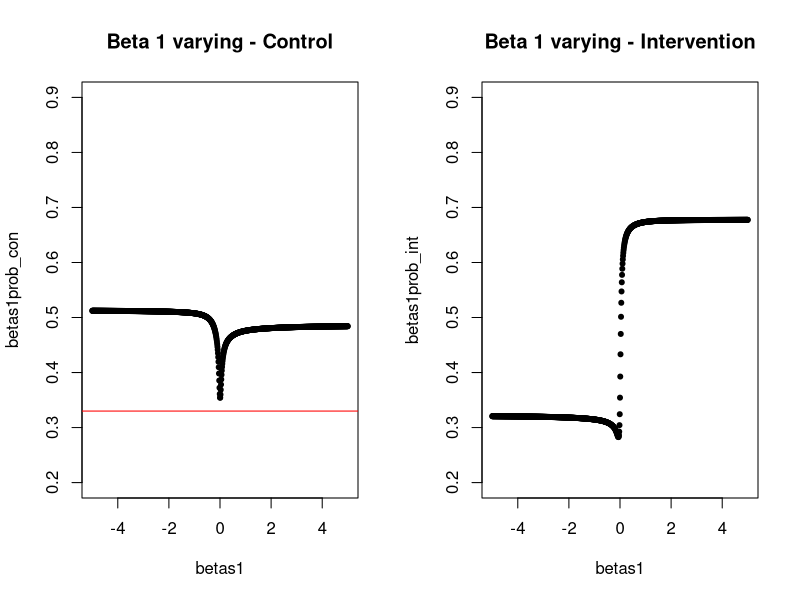
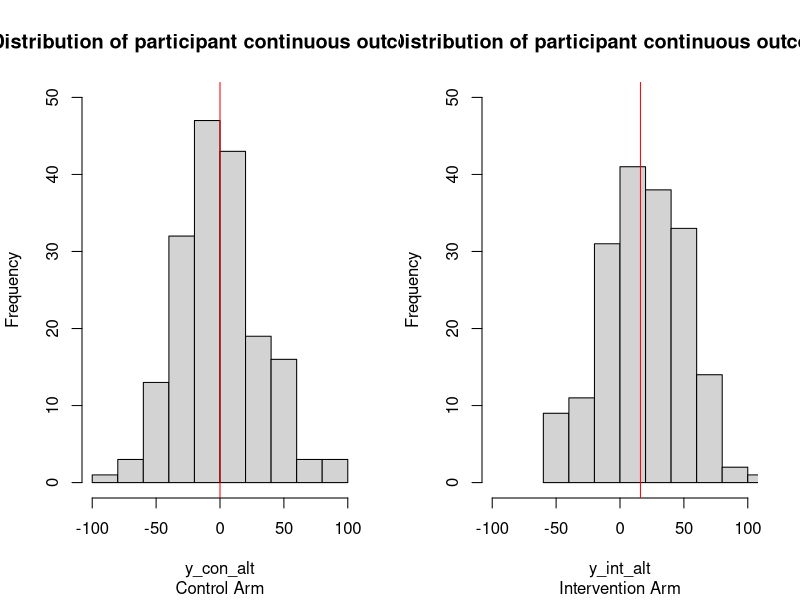
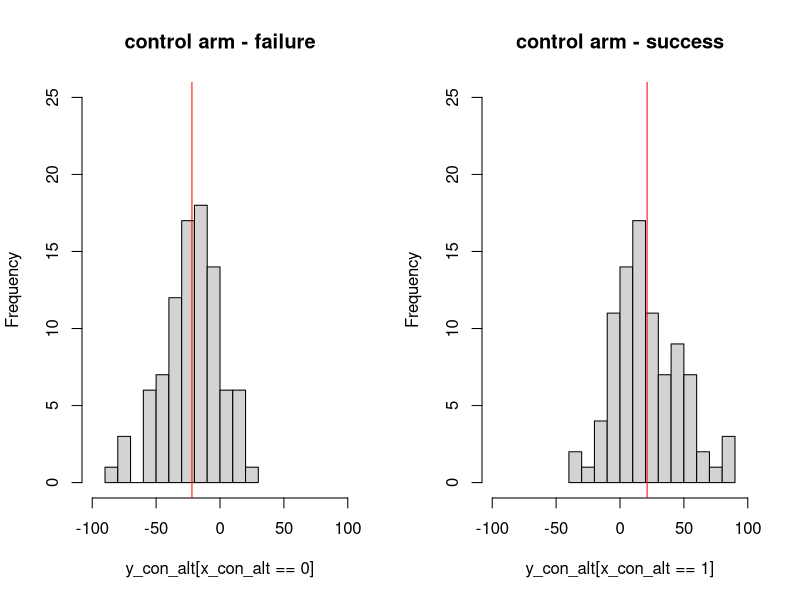
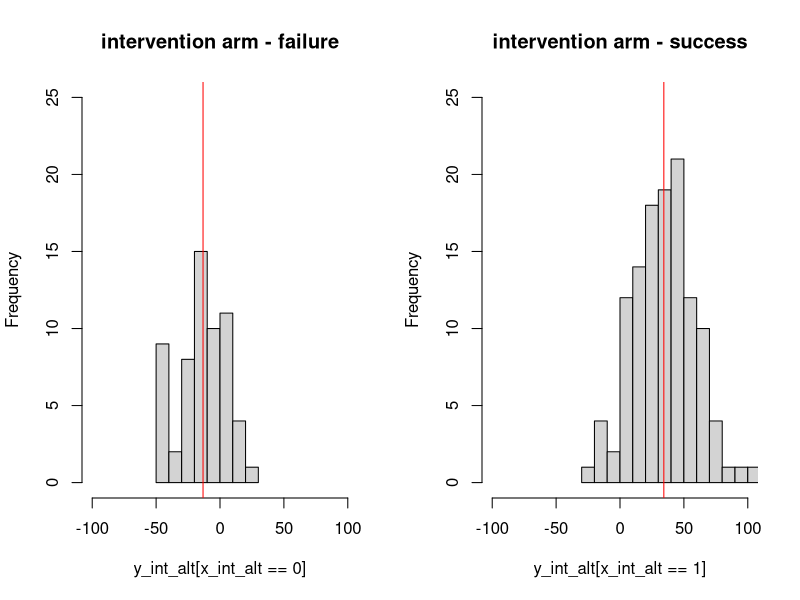

The R script that drew these images, in order: (Note: this script raises an error after producing the figures.)
########### STEP 1: Parameter Estimation ###########

## Aiming to describe a model with the correct marginal distributions to generate data with
# the correct distribution parameters as described in the MODULATE trial protocol.

## Binary endpoint parameters:
# Trial powered to detect an absolute difference of 17%:
# Control group success probability of 33%:
true_prob_con <- 0.33
# Intervention group success probability of 50%:
true_prob_int <- 0.50


## Continuous endpoint parameters:
# Trial powered to detect a 16-point difference.
# Assumed standard deviation of 32.
y_con <- rnorm(180, 0, 32)
y_int <- rnorm(180, 16, 32)


## Binary data generated from the continuous outcomes through logistic regression:
# X: binary responses.
# Y: continuous responses.
# logit(P(X = 1)) = beta0 + beta1 * Y

## Margin of error allowed:
margin <- 0.15


## Function to calculate the success probability for some given normally distribtued data:
Binomial_Probability <- function(betas, Y) {
  
  # probability = logistic(beta0 + beta1 * Y):
  prob <- exp(betas[1] + betas[2] * Y) / (1 + exp(betas[1] + betas[2] * Y))
  
  # return success probability:
  return(mean(prob))
}


## Function to find optimal beta pairs from given constraints:
# Need data simulated from the control and intervention groups.
Beta_Find <- function(df, Y_Control, Y_Intervention) {
  
  # calculate the probability in each arm for the pair of betas:
  prob_control <- apply(df, 1, Binomial_Probability, Y = Y_Control)
  prob_intervention <- apply(df, 1, Binomial_Probability, Y = Y_Intervention)
  
  # determine which beta pairs give required binomial probabilities:
  acceptable_pairs <- which((prob_control > (true_prob_con - margin) & prob_control < (true_prob_con + margin)) 
                      & (prob_intervention > (true_prob_int - margin) & prob_intervention < (true_prob_int + margin)))
                      
  # determine which beta pairs give required acceptable difference:
  acceptable_difference <- which( abs(prob_intervention - prob_control) < 0.19 & (prob_intervention - prob_control) > 0.13)
  
  # acceptable beta pairs stored:
  acceptable_pairs_betas <- df[acceptable_pairs, ]
  
  # acceptable beta differences stored:
  acceptable_difference_betas <- df[acceptable_difference, ]
  
  # For the given grid of betas, do any result in the correct specified probability (within a pre-determined margin of error):
  if (length(acceptable_pairs) == 0) {
    
    print("No pairs of betas give the required probabilites")
    
    
  } else {
    
    print(acceptable_pairs_betas)
  } 
  
  if (length(acceptable_difference) == 0) {
    
    print("No pairs of betas give the correct difference in probabilities.")
    
  } else {
    
    print(acceptable_difference_betas)
  }
  
}




## From graphical investigation, an appropriate range of beta values to search between
# is from -5 to 5.
beta0 <- seq(-5, 5, 0.1)
beta1 <- seq(-5, 5, 0.1)

# Create a dataframe of beta pairs:
df <- cbind(beta0, beta1)

# Run search of betas to find optimal pairs:
Beta_Find(df, y_con, y_int)

## No pairs of betas give the correct probabilities of success in both arms.
# However, beta0 = beta1 = 0.1 does give the correct required difference of 17% between the control and intervention.
# Under this model, the probabilities are:
# Control group success probability of 50%.
# Intervention group success probability of 67%.


## WHY DOES THIS HAPPEN?
# Defining improvement in the continuous outcome as a decrease of 16 points, the beta values of beta0 = -0.1 = beta1
#give the correct probabilities. However, this assumes increasing the probability of success at stage 1 reduces the 
#mean outcome at stage 2 which is the opposite relationship of interest and so a model which gives the correct 
#characteristics as defined in the MODULATE protocol cannot be found.
# Instead, the absolute difference required to be observed of 17% is assumed and beta parameters are estimated at 
#beta0 = 0.1 = beta1 and new assumptions of a success probability of 50% in the control and 67% in the intervention is
#assumed.


# What betas satisfy a 33% control arm and 50% intervention arm under no dependence? (CHECK THIS)
df <- cbind(beta0, rep(0, length(beta0)))
Beta_Find(df, y_con, y_int)

# If the two stages had completely independent endpoints, we would expect beta1 = 0. In this scenario, beta0 values of
#-0.6:-0.1 (in 0.1 incriments) all give the required control value. When there is an effect observed, we would vary the
#value of beta1. Assuming a beta0 value of -0.1, the below plot shows how the intervention and control probabilities behave
#as beta1 varies:



## Vary beta1:
betas1 <- seq(-5, 5, 0.01)

betas1prob_con <- numeric(length(betas1))
betas1prob_int <- numeric(length(betas1))

## Need to define normally distributed data to generate binomial probabilities from.
# Generated under the alternate hypothesis of a 16-point difference:
y_con <- rnorm(1000, 0, 32)
y_int <- rnorm(1000, 16, 32)


## Calculating control and intervention probability as beta 1 varies with beta0 set at -0.1:
for (i in 1:length(betas1)) {
  
  #Calculate the probabilities generated:
  betas1prob_con[i] <- Binomial_Probability(c(-0.6, betas1[i]), y_con)
  betas1prob_int[i] <- Binomial_Probability(c(-0.6, betas1[i]), y_int)
  
}

## Graphs observing how the probabilities behave as the beta parameters are altered:

par(mfrow = c(1, 2))
plot(betas1, betas1prob_con, ylim = c(0.2, 0.9), pch = 20, main = "Beta 1 varying - Control")
abline(h = 0.33, col = "red")
plot(betas1, betas1prob_int, ylim = c(0.2, 0.9), pch = 20, main = "Beta 1 varying - Intervention")





#STUCK!




########### STEP 2: Data Generation ############
beta0 <- 0.1; beta1 <- 0.1

set.seed(1904)
y_con_null <- rnorm(180, 0, 32)
y_int_null <- rnorm(180, 0, 32)
## ... and under the alternate
y_con_alt <- rnorm(180, 0, 32)
y_int_alt <- rnorm(180, 16, 32)


x_con_null <- rbinom(180, 1, exp(beta0 + beta1 * y_con_null) 
                     / (1 + exp(beta0 + beta1 * y_con_null)))
x_int_null <- rbinom(180, 1, exp(beta0 + beta1 * y_int_null) 
                     / (1 + exp(beta0 + beta1 * y_int_null)))
## ... and under the alternate
x_con_alt <- rbinom(180, 1, exp(beta0 + beta1 * y_con_alt) 
                     / (1 + exp(beta0 + beta1 * y_con_alt)))
x_int_alt <- rbinom(180, 1, exp(beta0 + beta1 * y_int_alt) 
                     / (1 + exp(beta0 + beta1 * y_int_alt)))

## Means of all simulated probabilities:
# Under the null:
cat("Stage 1 Control = ", mean(x_con_null), "Stage 1 Intervention = ", mean(x_int_null))
cat("Stage 2 Control = ", mean(y_con_null), "Stage 1 Intervention = ", mean(y_int_null))
# Under the alternative:
cat("Stage 1 Control = ", mean(x_con_alt), "Stage 1 Intervention = ", mean(x_int_alt))
cat("Stage 2 Control = ", mean(y_con_alt), "Stage 1 Intervention = ", mean(y_int_alt))


## All probabilities look good!
# Graphing the continuous observations under the alternate hypothesis:
par(mfrow = c(1, 2))
hist(y_con_alt, ylim = c(0, 50), xlim = c(-100, 100), main = "Distribution of participant continuous outcomes", sub = "Control Arm", breaks = 10)
abline(v = 0, col = "red")
hist(y_int_alt, ylim = c(0, 50), xlim = c(-100, 100), main = "Distribution of participant continuous outcomes", sub = "Intervention Arm")
abline(v = 16, col = "red")

# Continuous outcomes in the control given the binomial data:
# Sort scales
hist(y_con_alt[x_con_alt == 0], xlim = c(-100, 100), ylim = c(0, 25), main = "control arm - failure")
abline(v = mean(y_con_alt[x_con_alt == 0]), col = "red")
hist(y_con_alt[x_con_alt == 1], xlim = c(-100, 100), ylim = c(0, 25), breaks = 10, main = "control arm - success")
abline(v = mean(y_con_alt[x_con_alt == 1]), col = "red")


hist(y_int_alt[x_int_alt == 0], xlim = c(-100, 100), ylim = c(0, 25), breaks = 10, main = "intervention arm - failure")
abline(v = mean(y_int_alt[x_int_alt == 0]), col = "red")
hist(y_int_alt[x_int_alt == 1], xlim = c(-100, 100), ylim = c(0, 25), breaks = 10, main = "intervention arm - success")
abline(v = mean(y_int_alt[x_int_alt == 1]), col = "red")

mean(y_con_alt[x_con_alt == 1]) 
mean(y_con_alt[x_con_alt == 0])
mean(y_int_alt[x_int_alt == 1])
mean(y_int_alt[x_int_alt == 0])


## Data frame for ggplot2:
datagenFULL <- data.frame(y_con_null, y_con_alt, y_int_null, y_int_alt, x_con_null, x_int_null, x_con_alt, x_int_alt)

par(mfrow = c(2, 1))
#control_alt <- 
ggplot(datagenFULL, aes(x = y_con_alt)) + 
  geom_histogram(binwidth = 9, fill = rgb(0, 0.35, 0), colour = "grey") +
  labs(x = "Quality of Life", y = "Frequency", ) +
  ggtitle("Stage 2 Outcomes - Control Group") +
  theme(plot.title = element_text(hjust = 0.5)) +
  ylim(0, 30) +
  geom_vline(xintercept = mean(y_con_alt), col = rgb(1, 0.18, 0.48), size = 1) +
  #geom_label(aes(label = round(mean(y_con_alt))), x = mean(y_con_alt), y = 28, hjust = 1)
  geom_text(aes(mean(y_con_alt), 28, label = round(mean(y_con_alt), 2), hjust = 1.2))

#intervention_alt <- 
ggplot(datagenFULL, aes(x = y_int_alt)) + 
  geom_histogram(binwidth = 9, fill = rgb(0, 0.35, 0), colour = "white") +
  labs(x = "Quality of Life", y = "Frequency", ) +
  ggtitle("Stage 2 Outcomes - Intervention Group") +
  theme(plot.title = element_text(hjust = 0.5)) +
  ylim(0, 30) +
  geom_vline(xintercept = mean(y_int_alt), col = rgb(1, 0.18, 0.48), size = 1) +
  geom_text(aes(mean(y_int_alt), 28, label = 16.57, hjust = 1.2))


##
ggplot(datagenFULL, aes(x = y_con_alt[x_con_alt == 0])) + 
  geom_histogram(binwidth = 9, fill = rgb(0, 0.35, 0), colour = "white") +
  labs(x = "Quality of Life", y = "Frequency", ) +
  ggtitle("Stage 2 Outcomes - Intervention Group") +
  theme(plot.title = element_text(hjust = 0.5)) +
  ylim(0, 30) +
  geom_vline(xintercept = mean(y_int_alt), col = rgb(1, 0.18, 0.48), size = 1) +
  geom_text(aes(mean(y_int_alt), 28, label = 16.57, hjust = 1.2))


########### STEP 3: Simple Trial Example ###########

## Simulating a simple, parallel, two-arm RCT with an assumed joint standard deviation.


## Function that results if a trial rejected the null hypothesis:
Go <- function(n1, n2, mu_con, mu_int, sigma, alpha) {
  
  # generate observations for the control and intervention arms from the normal disribution:
  y_control <- rnorm(n1, mu_con, sigma)
  y_intervention <- rnorm(n2, mu_int, sigma)
  
  # t test 
  result <- t.test(y_intervention, y_control, alternative = "two.sided")$p.value < alpha
  
  # result = TRUE if the null is rejected:
  return(result)
}

Go(63, 63, 0, 16, 32, 0.05)

## Calculating operating characteristics for a given trial:
Errors <- function(n1, n2, mu_null, mu_alt, sigma, alpha) {
  
  # Type I error rate: percentage of trials rejecting the null when simulated under the null:
  TypeI_error_rate <- mean(replicate(10000, Go(n1, n2, mu_null, mu_null, sigma, alpha)))
  
  # Power: percentage of trials rejecting the null when simulated under the alternate:
  Power <- mean(replicate(10000,  Go(n1, n2, mu_null, mu_alt, sigma, alpha)))
  
  # Type II error rate: percentage of trials accepting the null when simulated under the alternate ...
  # ... = 1 - Power
  TypeII_error_rate <- 1 - Power
  
  return(c(TypeI_error_rate, TypeII_error_rate, Power))

}


## Operating characteristics for single stage trial with continuous outcome as
# described in MODULATE:
Errors(90, 90, 0, 16, 32, 0.05)

# 63 per arm 80% power.
# 84 per arm 90% power.





## Plotting characteristics:
# How do they vary with sample size (equal allocation)?
samplesize <- seq(10, 200, 5)   #per arm

# Power for varying sample sizes:
powers <- numeric(length(samplesize))
for (i in 1:length(samplesize)) {
  powers[i] <- mean(replicate(1000, Go(samplesize[i], samplesize[i], 0, 16, 32, 0.05)))
}

# Type I error rate for varying sample size:
alphas <- numeric(length(samplesize))
for (i in 1:length(samplesize)) {
  alphas[i] <- mean(replicate(1000, Go(samplesize[i], samplesize[i], 0, 0, 32, 0.05)))
}




## Plotting (ggplot):
data <- data.frame(samplesize, alphas, powers)

ggplot(data, aes(x = samplesize, y = alphas)) +
  geom_point(y = alphas, col = rgb(0, 0.35, 0)) +
  ylim(0, 1) +
  labs(x = "Sample Size", y = "Type I Error Rate") +
  ggtitle("Sample Size v.s. Type I Error Rate") +
  theme(plot.title = element_text(hjust = 0.5)) +
  geom_segment(aes(x = 0, xend = 200, y = 0.05, yend = 0.05), size = 0.1, linetype = "dashed") +
  geom_text(aes(0, 0.05), label = 0.05, hjust = 1.2)

ggplot(data, aes(x = samplesize, y = powers)) +
  geom_point(y = powers, col = rgb(0, 0.35, 0)) +
  geom_smooth(aes(y = powers), col = rgb(0, 0.35, 0), se = FALSE, alpha = 0.01, size = 1) +
  ylim(0, 1) +
  labs(x = "Sample Size", y = "Power") +
  ggtitle(" Sample Size v.s. Power") +
  theme(plot.title = element_text(hjust = 0.5)) +
  geom_segment(aes(x = 90, xend = 90, y = 0, yend = 0.915), linetype = "dashed") +
  geom_segment(aes(x = 0, xend = 90, y = 0.915, yend = 0.915), linetype = "dashed") +
  geom_text(aes(90, 0), label = 90, vjust = 1.3) +
  geom_text(aes(0, 0.915), label = 0.9, hjust = 1.5)

geom_text(aes(mean(y_con_alt), 28, label = round(mean(y_con_alt), 2), hjust = 1.2))


plot(samplesize, powers, pch = 20, col = "seagreen", xlab = "Sample Size", ylab = "Trial Power", ylim = c(0, 1))
#lines(samplesize, powers)
abline(h = 0.80)
plot(samplesize, alphas, ylim = c(0, 0.5), pch = 20, col = "lightblue")
abline(h = 0.05, col = "black")

# How do they vary with allocation ratios?
# For control arm set at 100:

#1:2
powers12 <- numeric(length(samplesize))
for (i in 1:length(samplesize)) {
  powers12[i] <- mean(replicate(1000, Go(samplesize[i], 2 * samplesize[i], 0, 16, 32, 0.05)))
}

#1:3
powers13 <- numeric(length(samplesize))
for (i in 1:length(samplesize)) {
  powers13[i] <- mean(replicate(1000, Go(samplesize[i], 3 * samplesize[i], 0, 16, 32, 0.05)))
}


data2 <- data.frame(samplesize, powers, powers12, powers13)

ggplot(data2, aes(x = samplesize)) +
  geom_point(y = powers, col = "1:1", shape = 20) +
  geom_smooth(aes(y = powers), col = "1:1", size = 0.8, se = FALSE) +
  geom_point(y = powers12, col = "1:2", shape = 2) +
  geom_smooth(aes(y = powers12), col = "1:2", size = 0.8, se = FALSE) +
  geom_point(y = powers13, col = "1:3", shape = 3) +
  geom_smooth(aes(y = powers13), col = "1:3", size = 0.8, se = FALSE) +
  labs(x = "Sample Size", y = "Power") +
  ggtitle("Varied Allocation Ratios: Sample Size v.s. Power") +
  theme(plot.title = element_text(hjust = 0.5)) +
  scale_colour_manual("", 
                      values = c("1:1" = rgb(0, 0.35, 0), "1:2" = "blue", "1:3" = "plum3")) +
  xlab(" ")


  
ggplot(data2, aes(x = samplesize)) +
  geom_line(aes(y = powers, col = "1:1")) +
  geom_line(aes(y = powers12, col = "1:2")) +
  geom_line(aes(y = powers13, col = "1:3")) +
  scale_colour_manual("", 
                      values = c("1:1" = rgb(0, 0.35, 0), "1:2" = "blue", "1:3" = "plum3")) +
  xlab(" ") +
  labs(x = "Sample Size", y = "Power") +
  ggtitle("Varied Allocation Ratios: Sample Size v.s. Power") +
  theme(plot.title = element_text(hjust = 0.5)) 
  
  
  

plot(samplesize, powers, pch = 20, col = "seagreen", xlab = "Sample Size", ylab = "Trial Power", ylim = c(0.7, 1))
lines(samplesize, powers, col = "seagreen")

points(samplesize, powers12, pch = "*")
lines(samplesize, powers12, lty = 2)

points(samplesize, powers13, pch = "+")
lines(samplesize, powers13, lty = 2)




### One trial example for values in Section 8.2.2:
#1904 for seed in diss.
set.seed(1)
y_control <- rnorm(90, 0, 32)
y_intervention <- rnorm(90, 0, 32)

sd_control <- sd(y_control)
# 36.05257
sd_intervention <- sd(y_intervention)
# 32.3675

term1 <- sqrt( ((90 - 1) * sd_control^2 + (90 - 1) * sd_intervention^2) / (90 + 90 - 2) )
term2 <- sqrt(1 / 90 + 1 / 90)

se <- term1 * term2
se       #5.11

T <- (abs(mean(y_control) - mean(y_intervention)) - 0) / ( term1 * term2 )
T        #1.01

critval <- qt(1 - 0.05, 90 + 90 - 2)
critval  #1.65

########### STEP 4: Multi-Stage Example ###########

## Simulating a more complex trial that follows the MODULATE trial design.

# Two stage trial with a binary outcome at the end of stage 1 to be assessed and a
#continuous outcome at the end of stage 2.

## Stage 1 analysis calculates the mean number of successes between the groups and 
#compares these to pre-defined futility and efficacy bounds.
# If the difference is lower than the futility bound, the trial is stopped and the
#intervention is dropped.
# If the difference is higher than the efficacy bound, the trial is stopped, the 
#intervention as declared effective and the null hypothesis rejected.
# If the difference is between these boundary values, the trial continues to stage 2.

## If the test proceeds to stage 2, more participants are recruited and so more 
#outcomes are generated.
# A t-test is performed on all continuous outcomes between the two groups.
# The null hypothesis is rejected.


MultiStage_Go <- function(betas, boundaries, Stage1_SampleSize, Stage2_SampleSize, mu_control, mu_intervention, sigma, alpha) {
  
  # Generate normally distributed data for stage 1 participants:
  y_control <- rnorm(Stage1_SampleSize[1], mu_control, sigma)
  y_intervention <- rnorm(Stage1_SampleSize[2], mu_intervention, sigma)
  
  # Generate binomial data for stage 1 participants from desired model:
  x_control <- rbinom(Stage1_SampleSize[2], 1, exp(betas[1] + betas[2] * y_control) 
                      / (1 + exp(betas[1] + betas[2] * y_control)))
  x_intervention <- rbinom(Stage1_SampleSize[2], 1, exp(betas[1] + betas[2] * y_intervention) 
                      / (1 + exp(betas[1] + betas[2] * y_intervention)))
  
  
  ## STAGE 1 ANALYSIS:
  Absolute_Difference <- abs(mean(x_intervention) - mean(x_control))
  
  # Stopping boundaries:
  l1 <- boundaries[1]
  u1 <- boundaries[2]
  
  if (Absolute_Difference < l1) {
    
    # if the difference is lower than the futility boundary, stop the trial and
    #drop the arm:
    result <- FALSE
    
  } else {
    
    if (Absolute_Difference > u1) {
      
      # if the difference is greater than the efficacy boundary, stop the trial
      #and reject the null hypothesis:
      result <- TRUE
      
    } else {
      
      ## STAGE 2 ANALYSIS:
      
      # Need to simulate observations for stage 2 participants:
      y_control2 <- c(y_control, rnorm(Stage2_SampleSize[1], mu_control, sigma))
      y_intervention2 <- c(y_intervention, rnorm(Stage2_SampleSize[2], mu_intervention, sigma))
      
      # t-test:
      result <- t.test(y_intervention2, y_control2, alternative = "two.sided")$p.value < alpha
    }
  }
  
  # result = TRUE if the null is rejected
  return(result)
}

TypeI_Error_Rate <- mean(replicate(1000, MultiStage_Go(c(0.1, 0.1), c(0.01, 0.99), c(180, 180), c(40, 40), 0, 0, 32, 0.05)))

Power <- mean(replicate(10000, MultiStage_Go(c(0.1, 0.1), c(0.05, 0.3), c(180, 180), c(40, 40), 0, 16, 32, 0.05)))

TypeII_Error_Rate <- 1 - Power

TypeI_Error_Rate
TypeII_Error_Rate
Power


Errors <- function (betas, boundaries, Stage1_SampleSize, Stage2_SampleSize, mu_null, mu_alternative, sigma, alpha) {
  
  # Type I error rate: percentage of trials rejecting the null when simulated under the null:
  TypeI_error_rate <- mean(replicate(10000, MultiStage_Go(betas, boundaries, Stage1_SampleSize, Stage2_SampleSize, mu_null, mu_null, sigma, alpha)))
  
  # Power: percentage of trials rejecting the null when simulated under the alternate:
  Power <- mean(replicate(10000, MultiStage_Go(betas, boundaries, Stage1_SampleSize, Stage2_SampleSize, mu_null, mu_alternative, sigma, alpha)))
  
  # Type II error rate: percentage of trials accepting the null when simulated under the alternate ...
  # ... = 1 - Power
  TypeII_error_rate <- 1 - Power
  
  return(c(TypeI_error_rate, TypeII_error_rate, Power))
  
}

Errors(c(0.1, 0.1), c(0.05, 0.3), c(50, 50), c(100, 100), 0, 16, 32, 0.05)
Errors(c(0.1, 0.1), c(0.05, 0.25), c(50, 50), c(100, 100), 0, 16, 32, 0.05)






########### STEP 5: Operating Characteristics with Varied Parameters ###########

## Want to calculate Type I and II error for each of the given changes to the design.

## Varying Stage 1 Sample Size
ss_stage1 <- seq(10, 300, 10)

alphas_ss1 <- numeric(length(ss_stage1))
betas_ss1 <- numeric(length(ss_stage1))

for (i in 1:length(ss_stage1)) {
  
  # update vectors to corresponding error rates:
  alphas_ss1[i] <- mean(replicate(1000, MultiStage_Go(c(0.1, 0.1), c(0.05, 0.3), c(ss_stage1[i], ss_stage1[i]), c(40, 40), 0, 0, 32, 0.05)))
  betas_ss1[i] <- 1 - mean(replicate(1000, MultiStage_Go(c(0.1, 0.1), c(0.05, 0.3), c(ss_stage1[i], ss_stage1[i]), c(40, 40), 0, 16, 32, 0.05)))
  
}

#plot(ss_stage1, alphas_ss1)
#plot(ss_stage1, betas_ss1)


## Varying Stage 2 Sample Size
ss_stage2 <- seq(10, 300, 10)

alphas_ss2 <- numeric(length(ss_stage2))
betas_ss2 <- numeric(length(ss_stage2))

for (i in 1:length(ss_stage2)) {
  
  # update vectors to corresponding error rates:
  alphas_ss2[i] <- mean(replicate(1000, MultiStage_Go(c(0.1, 0.1), c(0.05, 0.3), c(50, 50), c(ss_stage2[i], ss_stage2[i]), 0, 0, 32, 0.05)))
  betas_ss2[i] <- 1 - mean(replicate(1000, MultiStage_Go(c(0.1, 0.1), c(0.05, 0.3), c(50, 50), c(ss_stage2[i], ss_stage2[i]), 0, 16, 32, 0.05)))
  
}

#plot(ss_stage2, alphas_ss2, ylim = c(0, 0.2))
#plot(ss_stage2, betas_ss2, ylim = c(0, 0.5))

## Varying Futility Boundary
l1 <- seq(0.01, 0.3, 0.005)

alphas_l1 <- numeric(length(l1))
betas_l1 <- numeric(length(l1))

for (i in 1:length(l1)) {
  
  # update vectors to corresponding error rates:
  alphas_l1[i] <- mean(replicate(1000, MultiStage_Go(c(0.1, 0.1), c(l1[i], 0.99), c(50, 50), c(100, 100), 0, 0, 32, 0.05)))
  betas_l1[i] <- 1 - mean(replicate(1000, MultiStage_Go(c(0.1, 0.1), c(l1[i], 0.99), c(50, 50), c(100, 100), 0, 16, 32, 0.05)))
  
}

#plot(l1, alphas_l1)
#plot(l1, betas_l1)

## Varying Efficacy Boundary
u1 <- seq(0.01, 0.3, 0.01)

alphas_u1 <- numeric(length(u1))
betas_u1 <- numeric(length(u1))

for (i in 1:length(u1)) {
  
  # update vectors to corresponding error rates:
  alphas_u1[i] <- mean(replicate(1000, MultiStage_Go(c(0.1, 0.1), c(0.01, u1[i]), c(50, 50), c(100, 100), 0, 0, 32, 0.05)))
  betas_u1[i] <- 1 - mean(replicate(1000, MultiStage_Go(c(0.1, 0.1), c(0.01, u1[i]), c(50, 50), c(100, 100), 0, 16, 32, 0.05)))
  
}

#plot(l1, alphas_l1)
#plot(l1, betas_l1)

## Combine values to df for ggplots:

#data <- data.frame(ss_stage1, alphas_ss1, betas_ss1, ss_stage2, alphas_ss2, betas_ss2, l1, alphas_l1, betas_l1, u1, alphas_u1, betas_u1)
data_ss1 <- data.frame(ss_stage1, alphas_ss1, betas_ss1)
data_ss2 <- data.frame(ss_stage2, alphas_ss2, betas_ss2)
data_l1 <- data.frame(l1, alphas_l1, betas_l1)
data_u1 <- data.frame(u1, alphas_u1, betas_u1)

## Plotting:
library(ggplot2)

ggplot(data_ss1, aes(x = ss_stage1)) +
  geom_point(aes(y = alphas_ss1), colour = rgb(0, 0.35, 0)) +
  geom_point(aes(y = betas_ss1), colour = "plum3", shape = 3) +
  ylim(0, 0.4) +
  labs(x = "Stage 1 Sample Size", y = "Error Rate") +
  ggtitle("Stage 1 Sample Size v.s. Type I and Type II Error Rate") +
  geom_segment(x = 0, xend = 300, y = 0.05, yend = 0.05, linetype = "dashed") +
  geom_segment(x = 0, xend = 300, y = 0.1, yend = 0.1, linetype = "dashed") +
  theme(plot.title = element_text(hjust = 0.5))
  
ggplot(data_ss2, aes(x = ss_stage2)) +
  geom_point(aes(y = alphas_ss2), colour = rgb(0, 0.35, 0)) +
  geom_point(aes(y = betas_ss2), colour = "plum3", shape = 3) +
  ylim(0, 0.4) +
  labs(x = "Stage 2 Sample Size", y = "Error Rate") +
  ggtitle("Stage 2 Sample Size v.s. Type I and Type II Error Rate") +
  geom_segment(x = 0, xend = 300, y = 0.05, yend = 0.05, linetype = "dashed") +
  geom_segment(x = 0, xend = 300, y = 0.1, yend = 0.1, linetype = "dashed") +
  theme(plot.title = element_text(hjust = 0.5)) 

ggplot(data_l1, aes(x = l1)) +
  geom_point(aes(y = alphas_l1), colour = rgb(0, 0.35, 0)) +
  geom_point(aes(y = betas_l1), colour = "plum3", shape = 3) +
  labs(x = "Futility Boundary", y = "Error Rate") +
  ylim(0, 0.4) +
  ggtitle("Futility Boundary v.s. Type I and Type II Error Rate") +
  geom_segment(x = 0, xend = 300, y = 0.05, yend = 0.05, linetype = "dashed") +
  geom_segment(x = 0, xend = 300, y = 0.1, yend = 0.1, linetype = "dashed") +
  theme(plot.title = element_text(hjust = 0.5)) 

ggplot(data_u1, aes(x = u1)) +
  geom_point(aes(y = alphas_u1), colour = rgb(0, 0.35, 0)) +
  geom_point(aes(y = betas_u1), colour = "plum3", shape = 3) +
  labs(x = "Efficacy Boundary", y = "Error Rate") +
  ylim(0, 1) +
  ggtitle("Efficacy Boundary v.s. Type I and Type II Error Rate") +
  geom_segment(x = 0, xend = 300, y = 0.05, yend = 0.05, linetype = "dashed") +
  geom_segment(x = 0, xend = 300, y = 0.1, yend = 0.1, linetype = "dashed") +
  theme(plot.title = element_text(hjust = 0.5)) 






